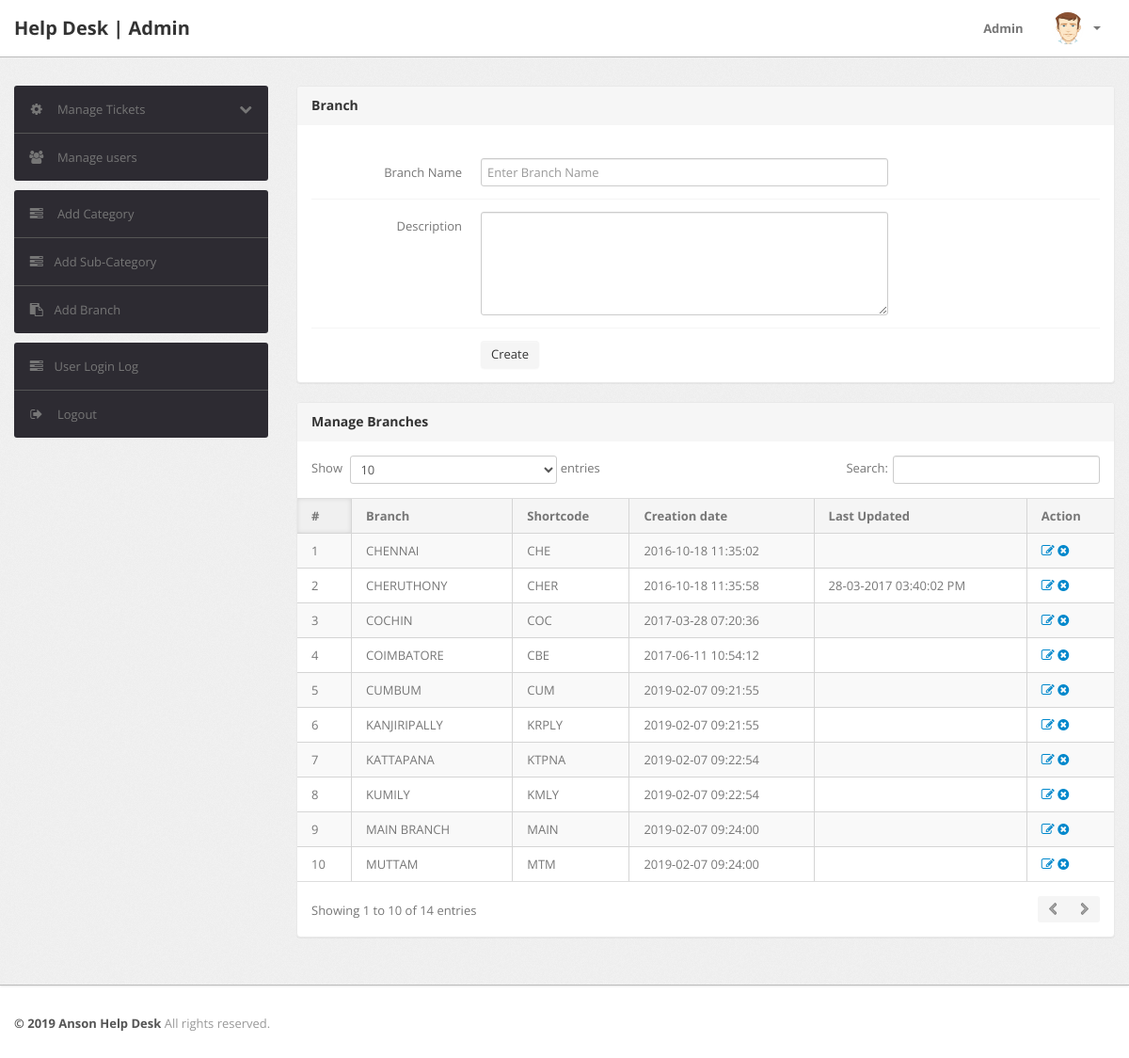
The app's page /admin/state.php (signed in) with its own data.
### tables this page shows
CREATE TABLE IF NOT EXISTS `branch` (
  `id` int(11) NOT NULL AUTO_INCREMENT,
  `branchName` varchar(255) NOT NULL,
  `branchShortcode` tinytext NOT NULL,
  `postingDate` timestamp NOT NULL DEFAULT CURRENT_TIMESTAMP,
  `updationDate` varchar(255) DEFAULT NULL,
  PRIMARY KEY (`id`)
);

### admin/state.php (the view, shortened to what this page needs)
<?php
include('include/config.php');
if(strlen($_SESSION['alogin'])==0)
	{
header('location:index.php');
}
else{
?>
<!DOCTYPE html>
<html lang="en">
<head>
	<link type="text/css" href="bootstrap/css/bootstrap.min.css" rel="stylesheet">
	<link type="text/css" href="bootstrap/css/bootstrap-responsive.min.css" rel="stylesheet">
	<link type="text/css" href="css/theme.css" rel="stylesheet">
	<link type="text/css" href="images/icons/css/font-awesome.css" rel="stylesheet">
</head>
<body>
<?php include('include/header.php');?>
	<div class="wrapper">
		<div class="container">
			<div class="row">
<?php include('include/sidebar.php');?>
			<div class="span9">
					<div class="content">
						<div class="module">
							<div class="module-head">
								<h3>Branch</h3>
							</div>
							<div class="module-body">
									<br />
			<form class="form-horizontal row-fluid" name="Category" method="post" >
<div class="control-group">
<label class="control-label" for="basicinput">Branch Name</label>
<div class="controls">
<input type="text" placeholder="Enter Branch Name"  name="branch" class="span8 tip" required>
</div>
</div>
<div class="control-group">
											<label class="control-label" for="basicinput">Description</label>
											<div class="controls">
												<textarea class="span8" name="description" rows="5"></textarea>
											</div>
</div>
<div class="control-group">
											<div class="controls">
												<button type="submit" name="submit" class="btn">Create</button>
											</div>
</div>
									</form>
							</div>
						</div>
	<div class="module">
							<div class="module-head">
								<h3>Manage Branches</h3>
							</div>
							<div class="module-body table">
								<table cellpadding="0" cellspacing="0" border="0" class="datatable-1 table table-bordered table-striped	 display" width="100%">
									<thead>
										<tr>
											<th>#</th>
											<th>Branch</th>
											<th>Shortcode</th>
											<th>Creation date</th>
											<th>Last Updated</th>
											<th>Action</th>
										</tr>
									</thead>
									<tbody>
<?php $query=mysqli_query($con,"select * from branch");
$cnt=1;
while($row=mysqli_fetch_array($query))
{
?>
										<tr>
											<td><?php echo htmlentities($cnt);?></td>
											<td><?php echo htmlentities($row['branchName']);?></td>
											<td><?php echo htmlentities($row['branchShortcode']);?></td>
											<td> <?php echo htmlentities($row['postingDate']);?></td>
											<td><?php echo htmlentities($row['updationDate']);?></td>
											<td>
											<a href="edit-state.php?id=<?php echo $row['id']?>" ><i class="icon-edit"></i></a>
											<a href="state.php?id=<?php echo $row['id']?>&del=delete" onClick="return confirm('Are you sure you want to delete?')"><i class="icon-remove-sign"></i></a></td>
										</tr>
										<?php $cnt=$cnt+1; } ?>
								</table>
							</div>
						</div>
					</div>
				</div>
			</div>
		</div>
	</div>
<?php include('include/footer.php');?>
</body>
<?php } ?>

### records on screen
branch: branchName "CHENNAI", branchShortcode "CHE", postingDate "2016-10-18 11:35:02"
branch: branchName "CHERUTHONY", branchShortcode "CHER", postingDate "2016-10-18 11:35:58", updationDate "28-03-2017 03:40:02 PM"
branch: branchName "COCHIN", branchShortcode "COC", postingDate "2017-03-28 07:20:36"
branch: branchName "COIMBATORE", branchShortcode "CBE", postingDate "2017-06-11 10:54:12"
branch: branchName "CUMBUM", branchShortcode "CUM", postingDate "2019-02-07 09:21:55"
branch: branchName "KANJIRIPALLY", branchShortcode "KRPLY", postingDate "2019-02-07 09:21:55"
branch: branchName "KATTAPANA", branchShortcode "KTPNA", postingDate "2019-02-07 09:22:54"
branch: branchName "KUMILY", branchShortcode "KMLY", postingDate "2019-02-07 09:22:54"
branch: branchName "MAIN BRANCH", branchShortcode "MAIN", postingDate "2019-02-07 09:24:00"
branch: branchName "MUTTAM", branchShortcode "MTM", postingDate "2019-02-07 09:24:00"
